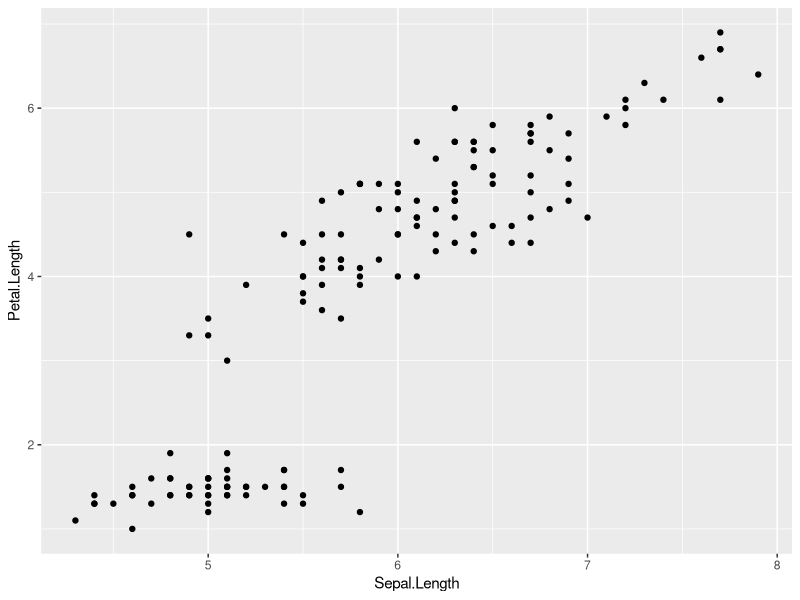
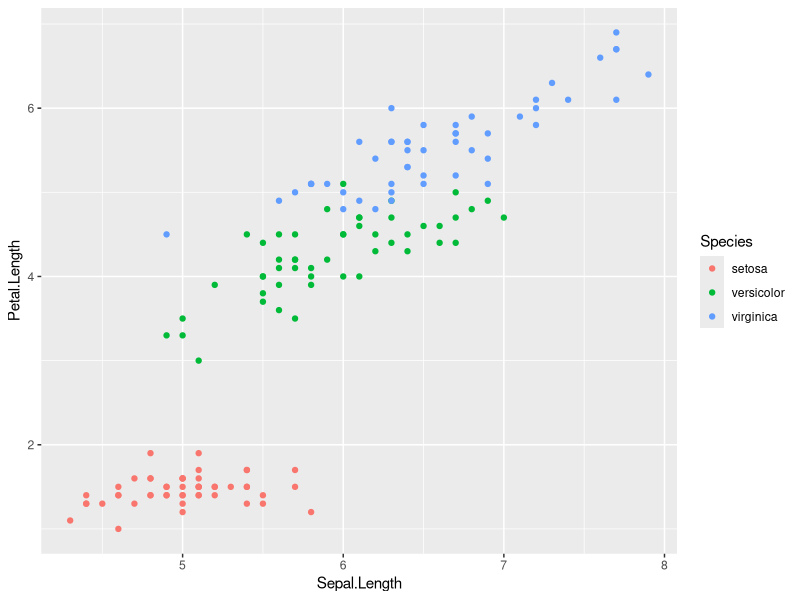
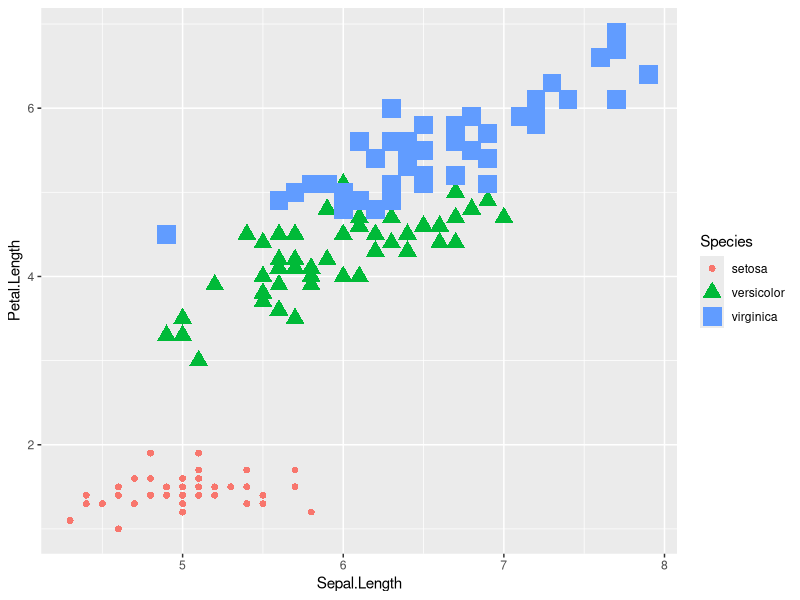
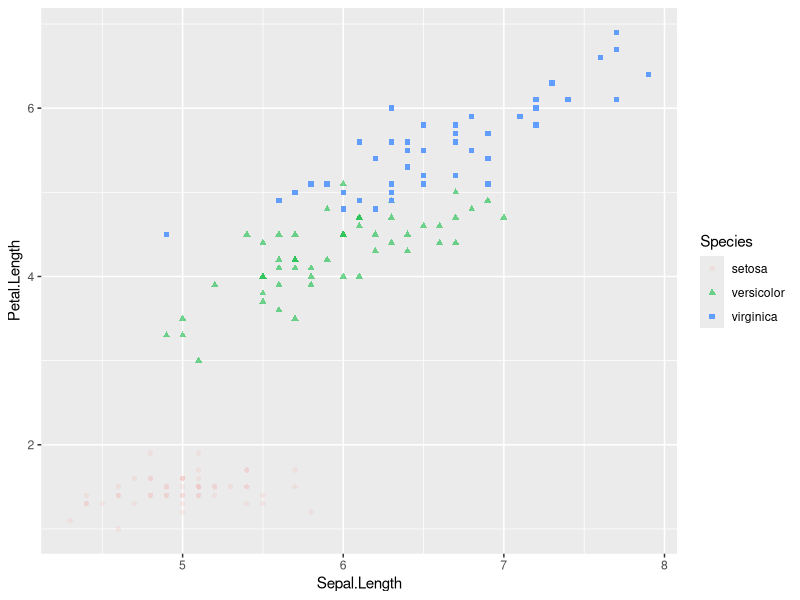
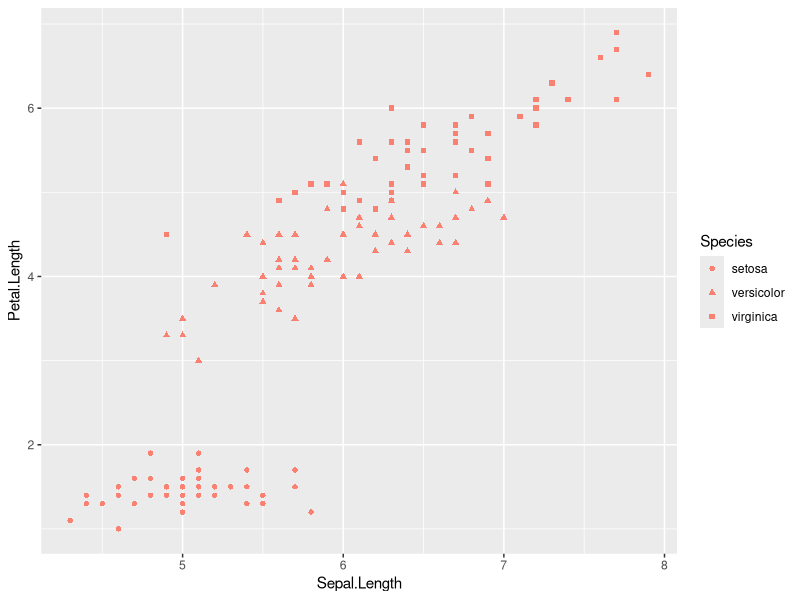
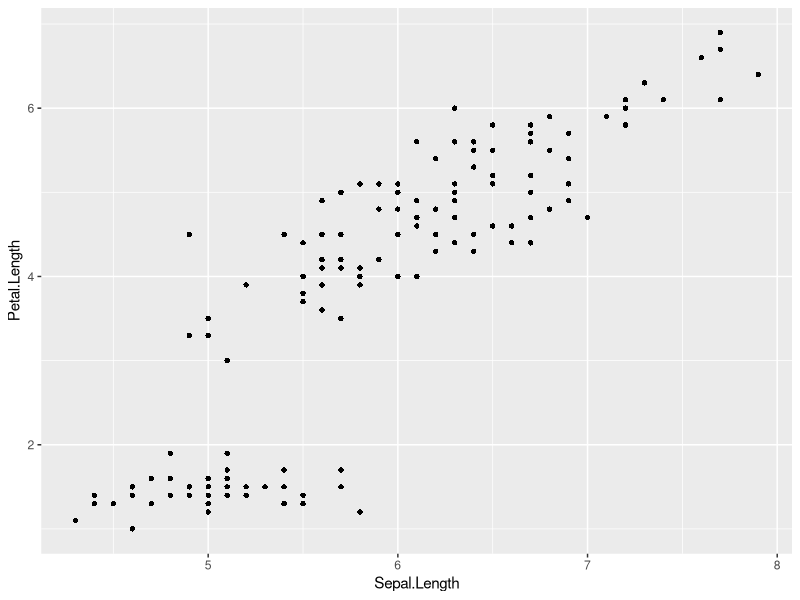
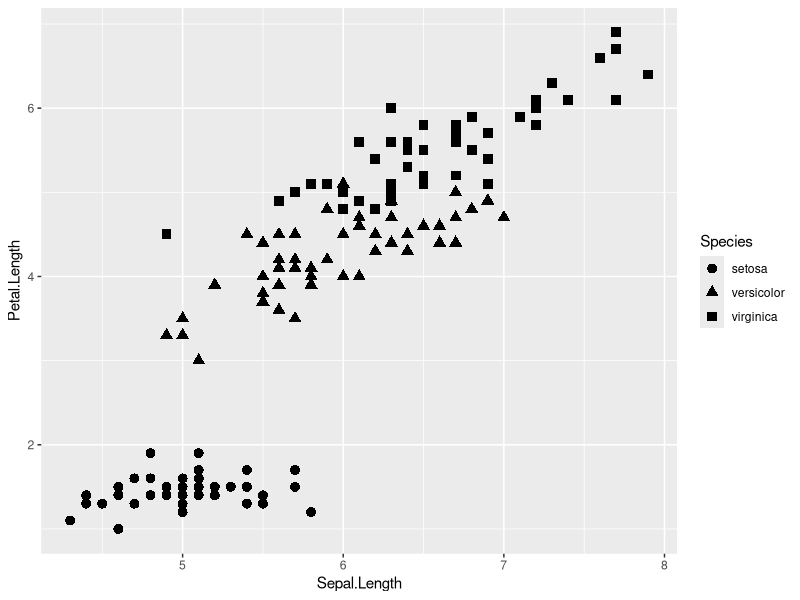
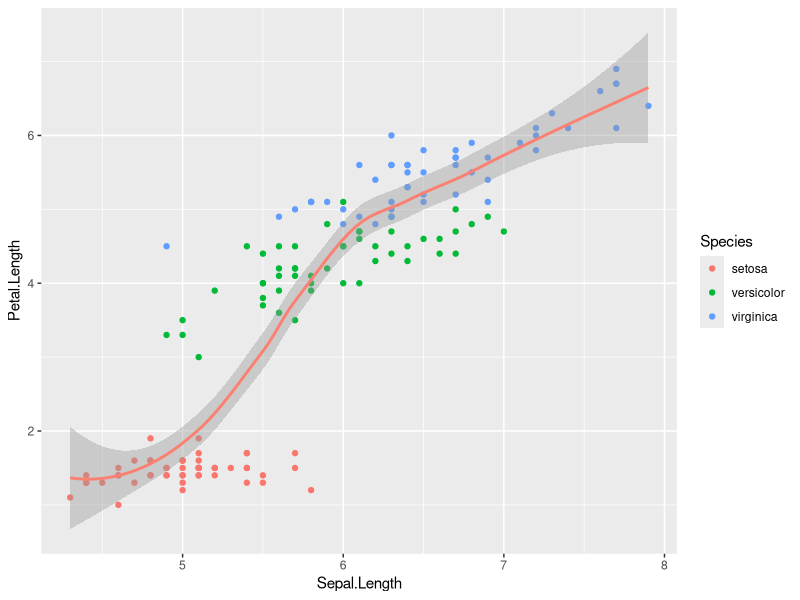

These figures' R source, in order: (Note: this script raises an error after producing the figures.)
## ---- chunk 1
vec1 <- c(1,2,3,4,5)
vec2 <- c(6,7,8,9,10)
## ---- chunk 2
vec3 <- c(vec1, vec2)
vec3

vec4 <- c(vec2, vec1)
vec4
## ---- chunk 3
1:10

seq(from=1, to=10, by=1)
## ---- chunk 4
seq(1, 10, 1)
## ---- chunk 5
seq(1, 10, 3)

seq(10, 1, -2)
## ---- chunk 6

seq(1, 10, length = 2)

seq(1, 10, length = 4)

seq(1,by=2,length=5)

## ---- chunk 7
rep(1, 10)

rep(1:10, 3)

rep(seq(10,1,-3), 2)

rep(1:5, 1:5)

## ---- chunk 8

rep(1:3,each=3)

rep(1:3,length=10)

## ---- chunk 9

my.vector <- c(12,16,1,9,0)

vec1[2]

## ---- chunk 10

my.vector[1:2]

my.vector[my.vector>10]

## ---- chunk 11

my.vector[-2]

my.vector[-c(1:2)]

## ---- chunk 12

my.vector2 <- c(1,2,3,NA,4,5)

my.vector2 <- my.vector2[!is.na(my.vector2)]

my.vector2
## ---- chunk 13
my.matrix1 <- matrix(1:30 ,6,5)
my.matrix1

my.matrix2 <- matrix(1:30 ,5,6)
my.matrix2
## ---- chunk 14
numbers <- seq(1,10,1)
letters <- letters[seq( from = 1, to = 10 )]

matrix(c(numbers, letters), 10)

matrix(c(numbers, letters), 2)

## ---- chunk 15

matrix(c(numbers, letters), 3)

## ---- chunk 16
rbind(numbers, letters)


## ---- chunk 17

Col.comb <- cbind(numbers, letters)
Col.comb

## ---- chunk 18

Col.comb[5,2] # Extracts the fifth row and 2nd column element 

## ---- chunk 19

Col.comb[5,] # Extracts the fifth row

Col.comb[,2] # Extracts the 2nd column 

## ---- chunk 20

Col.comb[-4,] # Removes the 4th row


## ---- chunk 21
class(iris)

## ---- chunk 22
head(iris)
nrow(iris)

## ---- chunk 23
names(iris) # to see the column names
iris[,"Sepal.Length"] # specify the column name
iris[,1] # or specify the position of the column

## ---- chunk 24
iris$Sepal.Length

## ---- chunk 25
iris[,c("Sepal.Length","Petal.Length")]
iris[,c(1,3)]

## ---- chunk 26
head(iris[,c("Sepal.Length","Petal.Length")])
head(iris[,c(1,3)])

## ---- chunk 27
iris[c(4,7,17),]

## ---- chunk 28
iris[c(1,2,3,4),c(1,2)]
# note, if you have sequential row and/or column numbers you can use a colon instead of c()
iris[1:4,1:2] # this returns exactly the same as the previous line

## ---- chunk 29
iris[iris$Sepal.Width < 2.5,]
iris[iris$Sepal.Width > 4.0,]
iris[iris$Sepal.Width == 4.0,]
iris[iris$Species == "setosa",]

## ---- chunk 30
iris_sub <- iris[iris$Sepal.Width < 2.5,]
iris_sub
nrow(iris_sub)

## ---- chunk 31
# For example, if you want to delete the first 100 rows:
iris[-(1:100),] 
# or the 2nd column:
iris[,-2]

## ---- chunk 32
# print the tail end of the dataframe to see the bottom of the table
tail(iris)
# create a new object containing the new data
new_data <- c(6.0,3.0,5.0,1.0,'versicolor')
# create a new object containing the original iris data plus the new plant measurements
iris_updated <- rbind(iris, new_data)
# print the tail end of the new dataframe to check that the new data appears at the bottom of the table
tail(iris_updated)

# or you skip the step of creating the new_data object
iris_updated <- rbind(iris,c(6.0,3.0,5.0,1.0,'versicolor'))
tail(iris_updated)

## ---- chunk 33
new_data <- data.frame(rbind(c(6.0,3.0,5.0,1.0,'versicolor'),c(4.1,3.2,5.4,1.1,'versicolor')))
names(new_data) <- names(iris)
iris_updated <- rbind(iris, new_data)
tail(iris_updated)

## ---- chunk 34
?aggregate # read what the function does and see example code at the bottom of the help page
aggregate(Sepal.Length~Species, data=iris, mean)

## ---- chunk 35
install.packages("ggplot2")
library(ggplot2)
## ---- chunk 36
iris # run this line to view the df - as it is installed in base R nothing else is required  
## ---- chunk 37
?iris # help and more information about the dataset
## ---- chunk 38
# Scatterplot using ggplot 

ggplot(data = iris) + # here you tell R to use the function 'ggplot' to use the the iris df 
  geom_point(mapping = aes(x = Sepal.Length, y = Petal.Length)) # here you are saying you want points with another function which adds a layer to your plot
## ---- chunk 39
ggplot(data = iris) + 
  geom_point(mapping = aes(x = Sepal.Length, y = Petal.Length, colour = Species)) # note that the text has remained the same but I have just added in the colour argument - note this can be spelt both in UK and US English! 
## ---- chunk 40
ggplot(data = iris) + 
  geom_point(mapping = aes(x = Sepal.Length, y = Petal.Length, color = Species, shape = Species, size = Species))
## ---- chunk 41
ggplot(data = iris) + 
  geom_point(mapping = aes(x = Sepal.Length, y = Petal.Length, color = Species, shape = Species, alpha = Species))
## ---- chunk 42
# colour
  ggplot(data = iris) + 
  geom_point(mapping = aes(x = Sepal.Length, y = Petal.Length, shape = Species), colour = "salmon") 

# shape
 ggplot(data = iris) + 
  geom_point(mapping = aes(x = Sepal.Length, y = Petal.Length, shape = Species), shape = 16)  # 16 = small circles. Note that this has overrode the shape = species in the mapping agrument. 
 
# size  
  ggplot(data = iris) + 
  geom_point(mapping = aes(x = Sepal.Length, y = Petal.Length, shape = Species), size = 3)  # bigger nunmber = bigger points
## ---- chunk 43
  # add a line and 95% confidence intervals
  ggplot(data = iris) + 
    geom_point(mapping = aes(x = Sepal.Length, y = Petal.Length, color = Species)) +  # same as above and the ADD another layer
    geom_smooth(mapping = aes(x = Sepal.Length, y = Petal.Length), colour = "salmon") # adds smoothed line 
## ---- chunk 44
# line for each of the species
  ggplot(data = iris) + 
    geom_point(mapping = aes(x = Sepal.Length, y = Petal.Length, color = Species)) +  # same as above and the ADD another layer
    geom_smooth(mapping = aes(x = Sepal.Length, y = Petal.Length, colour = Species)) # line is now by species
## ---- chunk 45
# line for each of the species
  ggplot(data = iris) + 
    geom_point(mapping = aes(x = Sepal.Length, y = Petal.Length, color = Species)) +  # same as above and the ADD another layer
    geom_smooth(mapping = aes(x = Sepal.Length, y = Petal.Length, colour = Species, linetype = Species)) 
## ---- chunk 46
# linear regression lines with 95% CI
  ggplot(data = iris) + 
    geom_point(mapping = aes(x = Sepal.Length, y = Petal.Length, color = Species)) +  # same as above and the ADD another layer
    geom_smooth(mapping = aes(x = Sepal.Length, y = Petal.Length, colour = Species), method =lm) # add linear regression line with 95% confidence as default
## ---- chunk 47
# linear regression lines without 95% CI
  ggplot(data = iris) + 
    geom_point(mapping = aes(x = Sepal.Length, y = Petal.Length, color = Species)) +  # same as above and the ADD another layer
    geom_smooth(mapping = aes(x = Sepal.Length, y = Petal.Length, colour = Species), method =lm, se=FALSE) # add linear regression line with 95% confidence as default
## ---- chunk 48
ggplot(data = iris, mapping = aes(x = Sepal.Length, y = Petal.Length)) + # mapping is now up here
  geom_point() + 
  geom_smooth()
## ---- chunk 49
ggplot(data = iris, mapping = aes(x = Sepal.Length, y = Petal.Length)) + # global mapping is now up here
  geom_point(mapping = aes(colour = Species, shape = Species)) +  # local mappings
  geom_smooth(mapping = aes(linetype = Species)) # local mappings
## ---- chunk 50
ggplot(data = iris, mapping = aes(x = Sepal.Length, y = Petal.Length)) + 
  geom_point(mapping = aes(colour = Species, shape = Species)) + 
  geom_smooth(mapping = aes(colour = Species)) +
   facet_wrap(~ Species, nrow = 1) # facet wrap added for species, nrow is how many rows you want, I have said 1 becuase there are only three species. 
## ---- chunk 51
ggplot(data = iris, mapping = aes(x = Sepal.Length, y = Petal.Length)) + 
  geom_point(mapping = aes(colour = Species, shape = Species), show.legend = FALSE) + 
  geom_smooth(mapping = aes(colour = Species), show.legend = FALSE) + # note you need to remove from all mappings
   facet_wrap(~ Species, nrow = 1) # facet wrap added for species, nrow is how many rows you want, I have said 1 becuase there are only three species. 
## ---- chunk 52
ggplot(data = iris, mapping = aes(x = Sepal.Length, y = Petal.Length)) + 
  geom_point(mapping = aes(colour = Species, shape = Species), show.legend = FALSE) + 
  geom_smooth(mapping = aes(colour = Species), show.legend = FALSE) + 
   facet_wrap(~ Species, nrow = 1)  + 
    coord_cartesian(ylim=c(1, 7)) + # this zooms into the space between 1-7 
     scale_y_continuous(breaks=seq(1, 7, 1))  # Ticks from 1-7, every 1
## ---- chunk 53
ggplot(data = iris, mapping = aes(x = Sepal.Length, y = Petal.Length)) + 
  geom_point(mapping = aes(colour = Species, shape = Species), show.legend = FALSE) + 
  geom_smooth(mapping = aes(colour = Species), show.legend = FALSE) + 
   facet_wrap(~ Species, nrow = 1)  + 
    coord_cartesian(ylim=c(1, 7)) + 
     scale_y_continuous(breaks=seq(1, 7, 1)) + 
      ylab("Petal Length (cm)") + 
        xlab("Sepal Length (cm)")
## ---- chunk 54
ggplot(data = iris) + 
  geom_point(mapping = aes(x = Sepal.Length, y = Petal.Length, color = "blue"))
## ---- chunk 55
ggplot(data = iris) 
+ geom_point(mapping = aes(x = Sepal.Length, y = Petal.Length))
